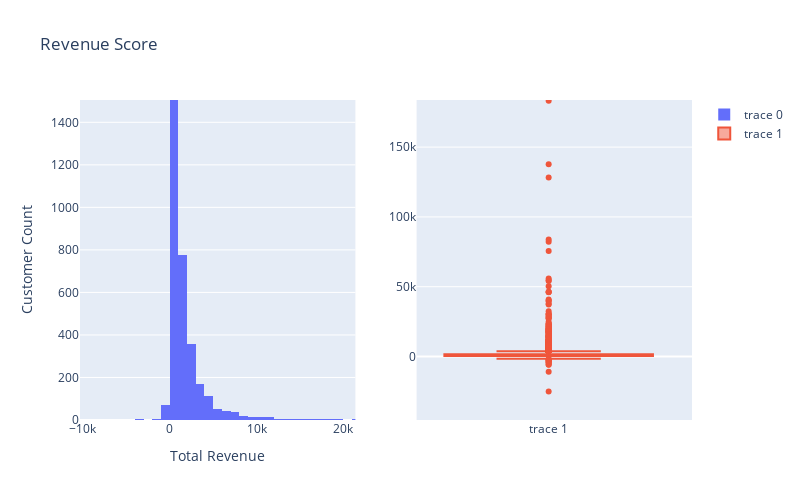

The notebook cell saved with this chart:
### Markdown cell above
The monetary feature describes the revenue generated by each customer. Fo this, we will grouping the data by customer id along with their total revenue generated for the company.

### Code cell
monetary = customer_data.groupby('Customer ID')['Revenue'].sum().reset_index()
monetary.columns=['Customer ID', 'Monetary']

fig = spl.make_subplots(rows=1, cols=2)
fig.add_trace(go.Histogram(x=monetary['Monetary']), row=1, col=1)
fig.update_layout(xaxis_title="Total Revenue", yaxis_title="Customer Count", title="Revenue Score", width=800, height= 500)
fig.add_trace(go.Box(y=monetary['Monetary']), row=1, col=2)

### Figure 1 — Plotly figure (JSON) as saved in the notebook; plotly's stock layout.template omitted (floating-point values rounded to 4 significant figures; data arrays with more than 128 entries replaced by an {"elided": "..."} marker saying what was removed)
{"data": [{"type": "histogram", "x": {"elided": "4383 float values"}, "xaxis": "x", "yaxis": "y"}, {"type": "box", "xaxis": "x2", "y": {"elided": "4383 float values"}, "yaxis": "y2"}], "layout": {"height": 500, "title": {"text": "Revenue Score"}, "width": 800, "xaxis": {"anchor": "y", "autorange": false, "domain": [0, 0.45], "range": [-10320.0, 21380.0], "title": {"text": "Total Revenue"}, "type": "linear"}, "xaxis2": {"anchor": "y2", "autorange": false, "domain": [0.55, 1], "range": [-0.3102, 0.3367], "type": "category"}, "yaxis": {"anchor": "x", "autorange": false, "domain": [0, 1], "range": [0, 1505.0], "title": {"text": "Customer Count"}}, "yaxis2": {"anchor": "x2", "autorange": false, "domain": [0, 1], "range": [-45490.0, 183800.0], "type": "linear"}}}
